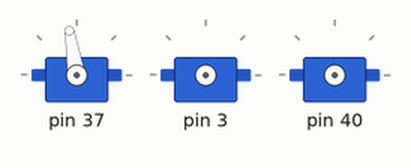
Simulated run of this program. Board: Raspberry Pi (header pin numbers). On the bench: 3 × servo. Servo angles are drawn from the pulse width (0.5 ms = 0°, 2.5 ms = 180°); what the program prints to the terminal is not drawn.

Above: at 0.1 s.
At 11.1 s:
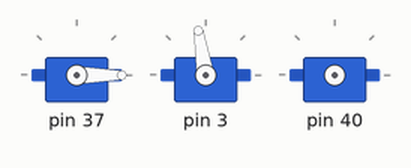
At 22.1 s:
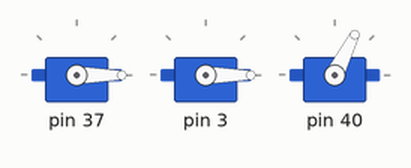
At 32.6 s:
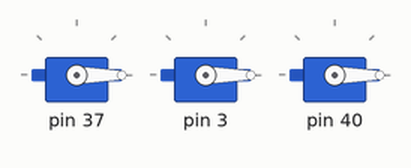
Timing chart, 0 to 34.1 s (numbered marks = the images above):
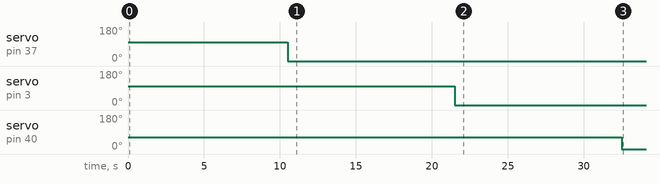

Measured:
- by itself, servo on pin 37: 99° → 0° at 10.5 s
- by itself, servo on pin 3: 99° → 0° at 21.5 s
- by itself, servo on pin 40: 63° → 0° at 32.5 s

The program:

servos.py
```python
import RPi.GPIO as GPIO
import time
import smtplib
import requests
from time import sleep
from datetime import datetime
import sys

GPIO.setmode(GPIO.BOARD)
GPIO.setwarnings(False)

#-------Variables para manejo de servo

pinServo1 = 37
pinServo2 = 3
pinServo3 = 40

#--------FUNCIONES---------------------------------------------

def moverServo(angulo,pin):
    #recibe un angulo entre 0 y 180 , ademas del pin GPIO donde esta
    #conectado el servo

    GPIO.setup(pin,GPIO.OUT)
    servo = GPIO.PWM(pin,50) # pin 37 con pulso 50Hz
    servo.start(0)# inicio PWM con valor 0 (pulso off)

    servo.ChangeDutyCycle(2+(angulo/18))
    time.sleep(0.5)
    #time.sleep(4)
    servo.ChangeDutyCycle(0)


def abrirTapaservo(pin):

    moverServo(120,pin)
    time.sleep(10)
    moverServo(0,pin)

def abrirTapaservo3(pin):
    moverServo(80,pin)
    time.sleep(10)
    moverServo(0,pin)


def probarServo():

    abrirTapaservo(pinServo1)
    abrirTapaservo(pinServo2)
    abrirTapaservo3(pinServo3)


    next = raw_input("CONTINUAR PROBANDO ? [Y/N]").lower()
    if next == 'y':
        probarServo()


#------------MAIN-----------------------------------------------

if __name__ == '__main__':

    try:

        print("******PRUEBA DE SERVOS******")
        probarServo()


    except KeyboardInterrupt:
        print ("Interrupcion por teclado en main..")
        sys.exit()
    finally:
        print ("limpiando..")
```
